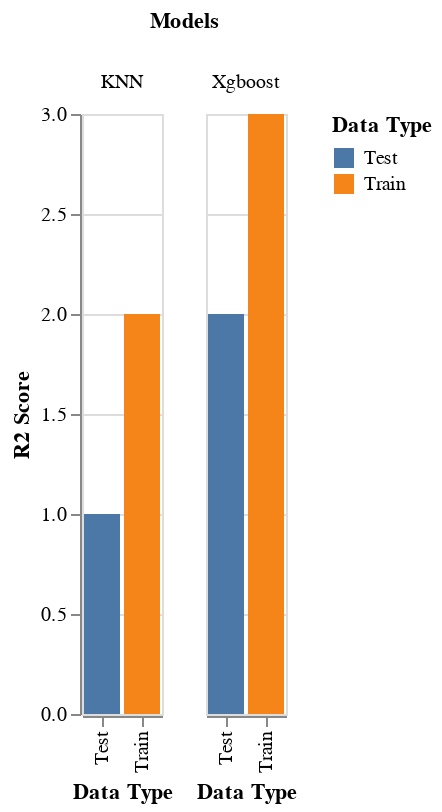

Notebook source saved alongside this figure:
### Code cell
chart=alt.Chart(chart_data).mark_bar().encode(
    x='Data Type:O',
    y='R2 Score:Q',
    color='Data Type:N',
    column='Models:N'
)

chart.configure_view(
    continuousHeight=400,
    continuousWidth=800,
)
chart

### Figure 1 — Vega-Lite specification as saved in the notebook (floating-point values rounded to 4 significant figures)
{"config": {"view": {"continuousWidth": 400, "continuousHeight": 300}}, "data": {"name": "data-bb0946a192c2bd14b3e9430e7551d3a8"}, "mark": "bar", "encoding": {"color": {"type": "nominal", "field": "Data Type"}, "column": {"type": "nominal", "field": "Models"}, "x": {"type": "ordinal", "field": "Data Type"}, "y": {"type": "quantitative", "field": "R2 Score"}}, "$schema": "https://vega.github.io/schema/vega-lite/v4.8.1.json", "datasets": {"data-bb0946a192c2bd14b3e9430e7551d3a8": [{"Models": "Xgboost", "R2 Score": 2, "Data Type": "Test"}, {"Models": "Xgboost", "R2 Score": 3, "Data Type": "Train"}, {"Models": "KNN", "R2 Score": 1, "Data Type": "Test"}, {"Models": "KNN", "R2 Score": 2, "Data Type": "Train"}]}}
